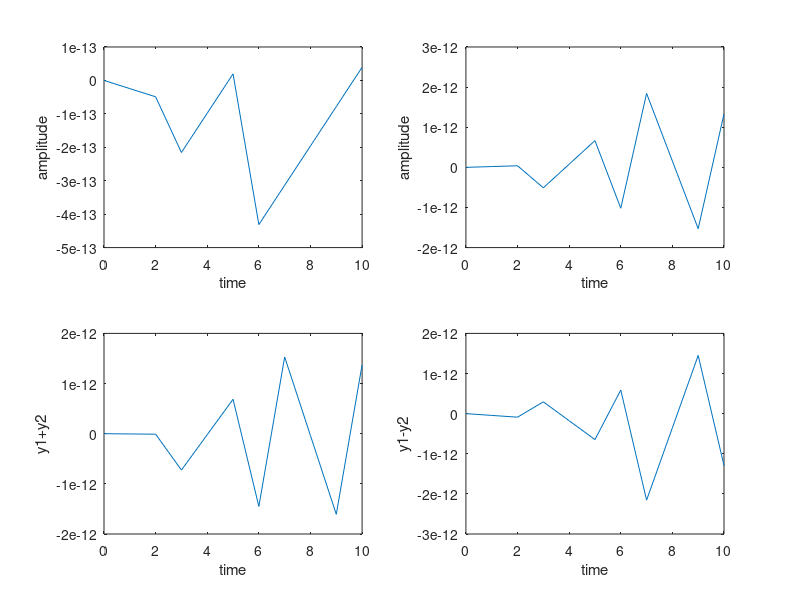

This figure's MATLAB source:
 t=0:10; %time x axis
f=20; % frequency of sin signal
y1=5*sin(2*pi*f*t) %y axis
% for plotting more than one fingure 
subplot(2,2,1) %(2,2,1) %(2rows,2cols pert num 3
plot(t,y1) %finction 


xlabel('time')
ylabel('amplitude')


y2=5*sin(10*pi*f*t)
subplot(2,2,2)
plot(t,y2)
xlabel('time')
ylabel('amplitude')

%adding two signals
 subplot(2,2,3)
 plot(t,y1+y2)
 xlabel('time')
 ylabel('y1+y2')

 % sub two signals
 subplot(2,2,4)
 plot(t,y1-y2)
 xlabel('time')
 ylabel('y1-y2')
